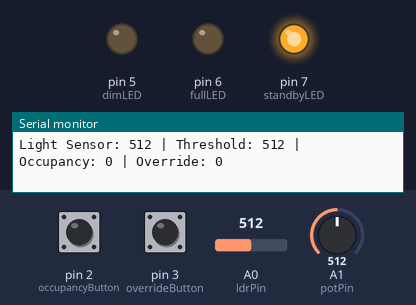
Recording of a sketch running on a simulated Arduino Uno, built with avr-gcc and run on an emulated ATmega328P. Parts: output pins drawn as LEDs (lit = HIGH), the last lines printed to the serial monitor. Inputs (shaded band) come from the test bench; at power-on: pin 2 (occupancyButton) HIGH, pin 3 (overrideButton) HIGH, A0 (ldrPin) = 512, A1 (potPin) = 512.

Above: at 1.2 s.
1.3 s: pin 2 (occupancyButton) pulled LOW for 0.4 s
At 1.8 s:
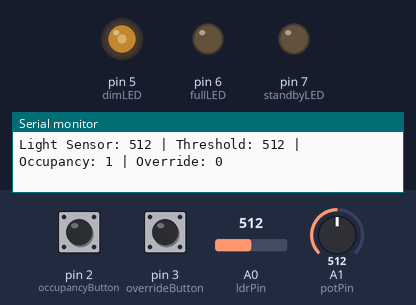
3.5 s: pin 3 (overrideButton) pulled LOW for 0.4 s
At 3.83 s:
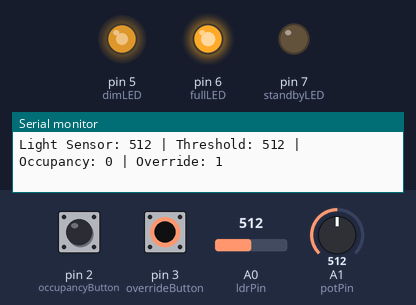
5.5 s: pin 3 (overrideButton) pulled LOW for 3.2 s
At 9.9 s:
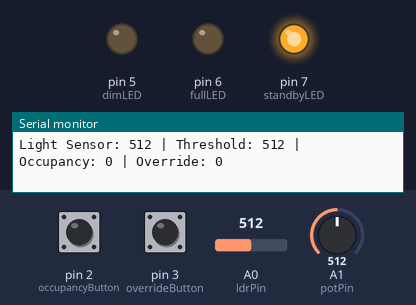
10.4 s: A0 (ldrPin) set to 0
13.4 s: pin 2 (occupancyButton) pulled LOW for 1 s
At 14.4 s:
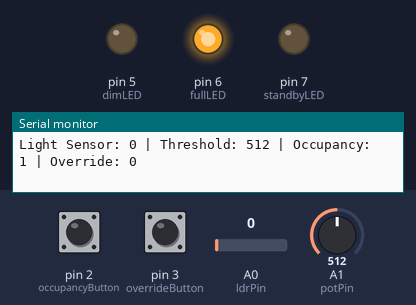
16.1 s: pin 2 (occupancyButton) pulled LOW for 3.2 s
At 20.2 s:
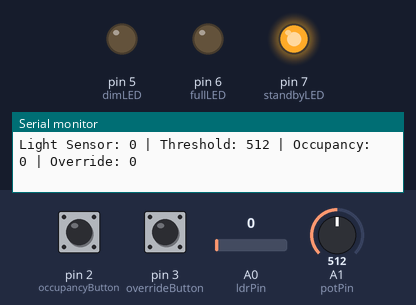
Timing chart, 0 to 21.7 s (numbered marks = the images above; inputs shaded):
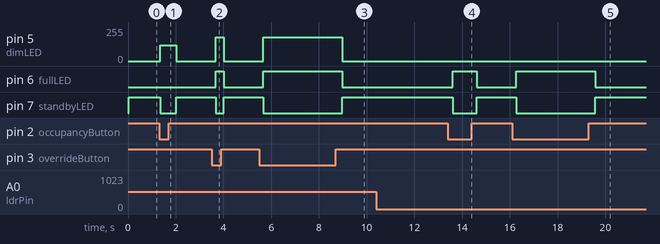

Measured:
- after the input at 1.3 s, pin 5 (dimLED): 0/255 → 120/255 after 0.06 s, → 0/255 0.66 s later; pin 7 (standbyLED): HIGH → LOW after 0.06 s, → HIGH 0.66 s later
- after the input at 3.5 s, pin 5 (dimLED): 0/255 → 180/255 after 0.17 s, → 0/255 0.33 s later; pin 6 (fullLED): LOW → HIGH after 0.17 s, → LOW 0.33 s later; pin 7 (standbyLED): HIGH → LOW after 0.17 s, → HIGH 0.33 s later
- after the input at 5.5 s, pin 5 (dimLED): 0/255 → 180/255 after 0.16 s, → 0/255 3.3 s later; pin 6 (fullLED): LOW → HIGH after 0.16 s, → LOW 3.3 s later; pin 7 (standbyLED): HIGH → LOW after 0.16 s, → HIGH 3.3 s later
- after the input at 13.4 s, pin 6 (fullLED): LOW → HIGH after 0.21 s, → LOW 0.99 s later; pin 7 (standbyLED): HIGH → LOW after 0.21 s, → HIGH 0.99 s later
- after the input at 16.1 s, pin 6 (fullLED): LOW → HIGH after 0.16 s, → LOW 3.3 s later; pin 7 (standbyLED): HIGH → LOW after 0.16 s, → HIGH 3.3 s later

The sketch:

Rev2_OverridePriorityBugFix_CommentUpdate.ino
```cpp
/*
------------------------------------------------------------
Project Title: Arduino Intelligent Energy Efficient Lighting Control
Purpose:
Controls prototype lighting using ambient light sensing,
occupancy demand, and manual override.

Changes:
Bug fix so that override works at all light conditions now, where as before
it would only work in normal (high) lighting conditions
------------------------------------------------------------
*/

//PIN DEFINITIONS
const int ldrPin = A0;          // Ambient light sensor
const int potPin = A1;          // Threshold adjustment potentiometer

const int occupancyButton = 2;  // Simulated occupancy input
const int overrideButton = 3;   // Manual override input

const int dimLED = 5;           // Dim lighting LED (PWM)
const int fullLED = 6;          // Full lighting LED (PWM)
const int standbyLED = 7;       // Standby indicator LED

//VARIABLES
int lightValue = 0;
int thresholdValue = 0;

bool occupancyState = false;
bool overrideState = false;

//SETUP
void setup() {

  pinMode(occupancyButton, INPUT_PULLUP);
  pinMode(overrideButton, INPUT_PULLUP);

  pinMode(dimLED, OUTPUT);
  pinMode(fullLED, OUTPUT);
  pinMode(standbyLED, OUTPUT);

  Serial.begin(9600);
}

//MAIN LOOP
void loop() {

  // Read analogue sensor values
  lightValue = analogRead(ldrPin);
  thresholdValue = analogRead(potPin);

  // Read push buttons
  // Buttons are active LOW because of INPUT_PULLUP
  occupancyState = (digitalRead(occupancyButton) == LOW);
  overrideState = (digitalRead(overrideButton) == LOW);

  // Small debounce delay for button stability
  delay(30);

  // Print values to Serial Monitor for calibration/testing
  Serial.print("Light Sensor: ");
  Serial.print(lightValue);
  Serial.print(" | Threshold: ");
  Serial.print(thresholdValue);
  Serial.print(" | Occupancy: ");
  Serial.print(occupancyState);
  Serial.print(" | Override: ");
  Serial.println(overrideState);

  // =========================================================
  // STATE 0: MANUAL OVERRIDE
  // Forces lights ON in all ambient conditions
  // =========================================================
  if (overrideState) {

    analogWrite(dimLED, 180);
    analogWrite(fullLED, 255);
    digitalWrite(standbyLED, LOW);
  }

  // =========================================================
  // STATE 1: BRIGHT ROOM (ENOUGH NATURAL LIGHT)
  // Turn lights (apart from stanby) off
  // =========================================================
  else if (lightValue > thresholdValue) {

    analogWrite(dimLED, 0);
    analogWrite(fullLED, 0);
    digitalWrite(standbyLED, HIGH);
  }

  // =========================================================
  // STATE 2: MEDIUM LIGHT + ROOM OCCUPIED
  // Turns dimLED (Yellow) on
  // =========================================================
  else if (lightValue <= thresholdValue &&
           lightValue > (thresholdValue * 0.5) &&
           occupancyState) {

    analogWrite(dimLED, 120);
    analogWrite(fullLED, 0);
    digitalWrite(standbyLED, LOW);
  }

  // =========================================================
  // STATE 3: DARK ROOM + ROOM OCCUPIED
  // Turns fullLED (Red) on
  // =========================================================
  else if (lightValue <= (thresholdValue * 0.5) &&
           occupancyState) {

    analogWrite(dimLED, 0);
    analogWrite(fullLED, 255);
    digitalWrite(standbyLED, LOW);
  }

  // =========================================================
  // STATE 4: DARK/MEDIUM ROOM BUT UNOCCUPIED = ENERGY SAVING
  // only standby on
  // =========================================================
  else {

    analogWrite(dimLED, 0);
    analogWrite(fullLED, 0);
    digitalWrite(standbyLED, HIGH);
  }

  delay(300);
}
```
